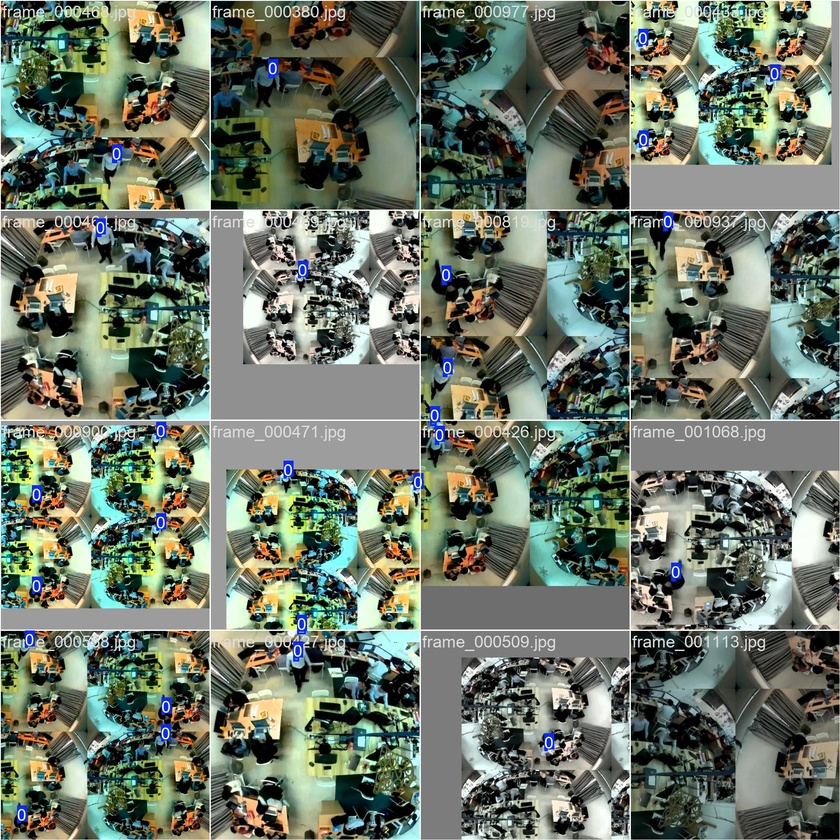
#> input picture NameTagFinder/src/runs/detect/train/train_batch0.jpg, 840 x 840 px, shrunk from 1920 x 1920 before the run, given in place of sample.mp4, which was not available
$ jupyter execute 'prototype1_mask&contour_video.ipynb'
#> lines starting #> are read from the running program, lines starting #| are printed output that depends on the picture; after the words box and inside, x2 and y2 are one past the last pixel; in counts of white or black regions, pixels touching at a corner belong together; pictures that were not available may be replaced by others from this repository, and a replacement may not be noted
#> further down, frame is the input picture: shape (840, 840, 3); mean B, G, R 102, 116, 106.6
[cell 1]
import os
import cv2
import numpy as np
import matplotlib.pyplot as plt

[cell 2]
def get_white_limits():
    # White: Low Saturation (S), High Value (V)
    # 0H scans for red; 0S scans for very pale color; 200V scans for birght color
    lower_limit = np.array([0, 0, 128], dtype=np.uint8)
    # 180H scans all specturm of color; 30S scans for pale color; 255V scans for even brighter color
    upper_limit = np.array([180, 30, 255], dtype=np.uint8)
    return lower_limit, upper_limit

def get_black_limits():
    # Black: Low Saturation (S), Low Value (V)
    # 0H scans for red; 0S scans for pale color; 0V scans for very dark color
    lower_limit = np.array([0, 0, 0], dtype=np.uint8)
    # 180H scans all specturm of color; 100S scans for slightly pale color; 50V scans for dark color
    upper_limit = np.array([180, 100, 50], dtype=np.uint8)
    return lower_limit, upper_limit

white_lower, white_upper = get_white_limits()
black_lower, black_upper = get_black_limits()

[cell 3]
def process_img(img):
    img_rgb = cv2.cvtColor(img, cv2.COLOR_BGR2RGB)
    img_hsv = cv2.cvtColor(img, cv2.COLOR_BGR2HSV)
#> img_hsv: shape (840, 840, 3); mean H, S, V 51.4, 79.9, 120.8

    white_mask = cv2.inRange(img_hsv, white_lower, white_upper)
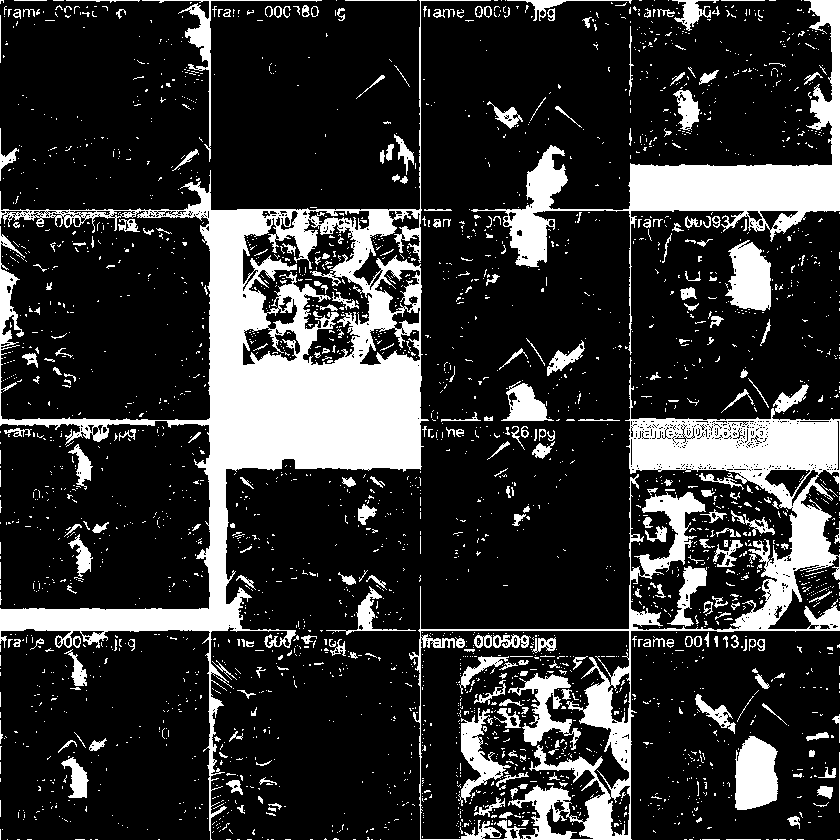
#> white_mask: shape (840, 840); 20% white; 2925 white regions (2636 under 20 px), largest, box (x1, y1, x2, y2) and area: (0, 0, 491, 840) 54963, (409, 377, 840, 840) 28499, (471, 0, 840, 355) 16787
    black_mask = cv2.inRange(img_hsv, black_lower, black_upper)
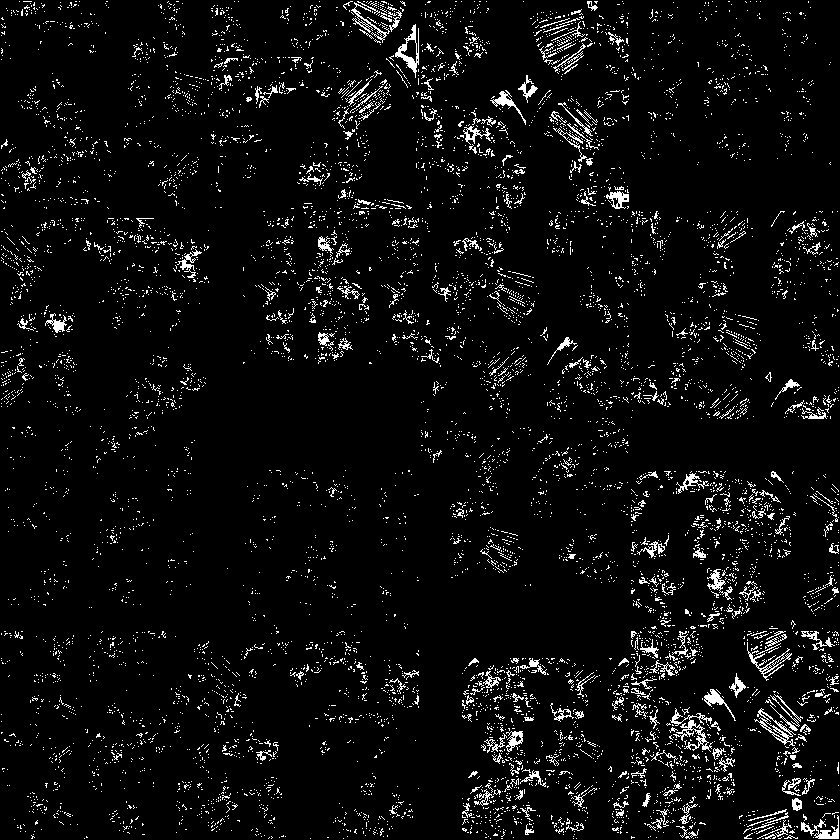
#> black_mask: shape (840, 840); 5.2% white in thin lines or dots

    MIN_CONTOUR_AREA = 40 # Contours with area smaller than this value will be discarded
    MIN_OVERLAP_AREA = 100 # Overlap with area smaller than this value will be discarded

    white_contours, _ = cv2.findContours(white_mask, cv2.RETR_EXTERNAL, cv2.CHAIN_APPROX_SIMPLE)
#> white_contours = 2387 contours, 2253 with area under 20; largest, box (x1, y1, x2, y2) and area: (0, 0, 491, 840) 65980, (409, 377, 840, 840) 64946, (471, 0, 840, 355) 16269, (735, 736, 778, 810) 2478, (725, 240, 771, 311) 2244
    black_contours, _ = cv2.findContours(black_mask, cv2.RETR_EXTERNAL, cv2.CHAIN_APPROX_SIMPLE)
#> black_contours = 7946 contours, 7837 with area under 20; largest, box (x1, y1, x2, y2) and area: (395, 24, 419, 78) 479, (754, 708, 796, 746) 440, (670, 708, 713, 752) 351, (801, 815, 839, 839) 224, (747, 642, 792, 681) 223

    img_rgb_white_contours = img_rgb.copy()
    img_rgb_black_contours = img_rgb.copy()
    img_overlap = img_rgb.copy()

    # Store data of bounding boxes
    white_bboxes = []
    black_bboxes = []
    overlap_bboxes = []

    for cnt in white_contours:
        if cv2.contourArea(cnt) >= MIN_CONTOUR_AREA:
            x, y, w, h = cv2.boundingRect(cnt)
            white_bboxes.append((x, y, w, h))
            cv2.rectangle(img_rgb_white_contours, (x, y), (x+w, y+h), (0, 255, 0), 1)
#> this loop made 2387 passes
#> (x, y, w, h) on passes 84, 173, 194, 230, 255, 292, 298, 304: (787, 816, 13, 13), (817, 786, 16, 13), (226, 780, 17, 15), (818, 767, 18, 11), (61, 757, 28, 41), (89, 738, 18, 13), (735, 736, 43, 74), (806, 732, 23, 9)
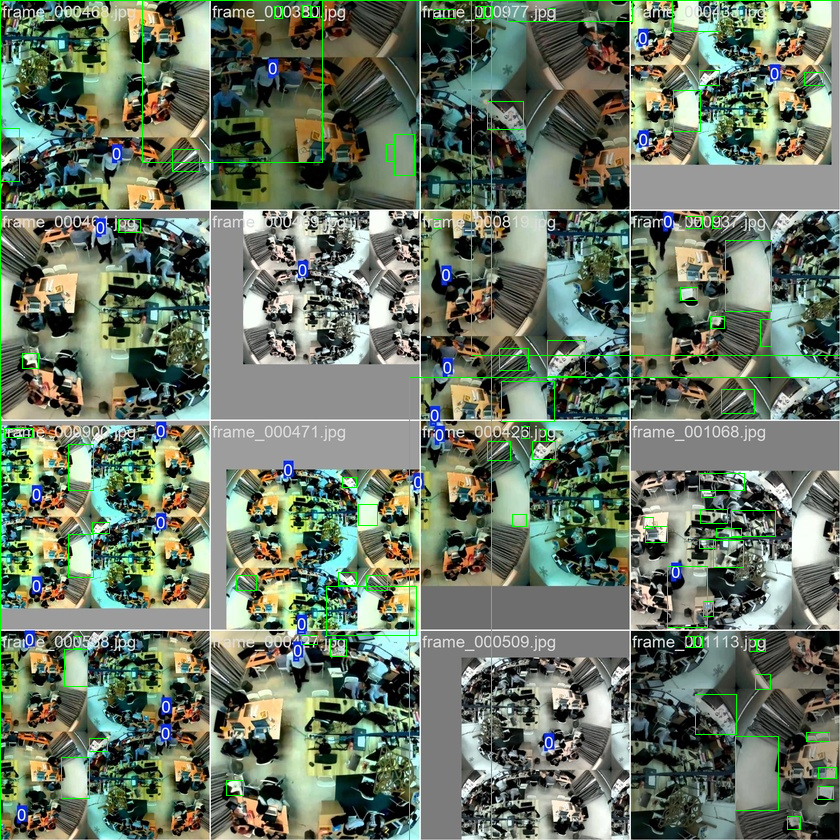
#> img_rgb_white_contours: shape (840, 840, 3); mean R, G, B 104.8, 118, 100.2
#> after the loop, white_bboxes = 78 items, first 6: (787, 816, 13, 13), (817, 786, 16, 13), (226, 780, 17, 15), (818, 767, 18, 11), (61, 757, 28, 41), (89, 738, 18, 13)

    for cnt in black_contours:
        if cv2.contourArea(cnt) >= MIN_CONTOUR_AREA:
            x, y, w, h = cv2.boundingRect(cnt)
            black_bboxes.append((x, y, w, h))
            cv2.rectangle(img_rgb_black_contours, (x, y), (x+w, y+h), (0, 255, 0), 1)
#> this loop made 7946 passes
#> (x, y, w, h) on passes 281, 371, 437, 492, 545, 588, 719, 785: (801, 815, 38, 24), (651, 809, 18, 20), (679, 803, 19, 21), (792, 798, 10, 13), (572, 793, 15, 14), (474, 789, 20, 17), (788, 778, 13, 12), (520, 770, 26, 17)
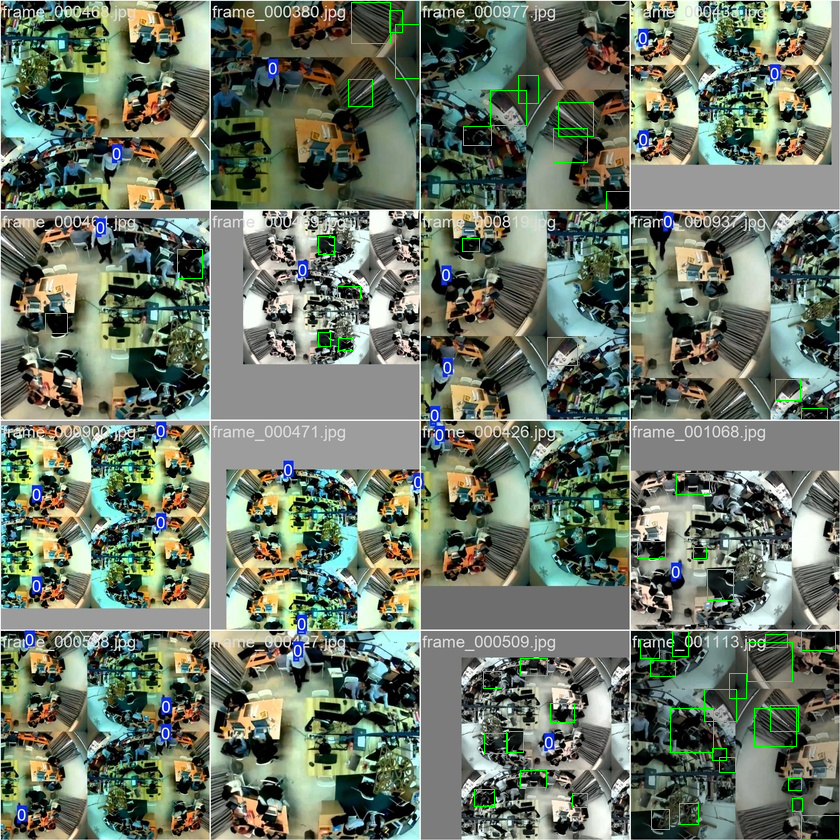
#> img_rgb_black_contours: shape (840, 840, 3); mean R, G, B 106.2, 117.3, 101.5
#> after the loop, black_bboxes = 50 items, first 6: (801, 815, 38, 24), (651, 809, 18, 20), (679, 803, 19, 21), (792, 798, 10, 13), (572, 793, 15, 14), (474, 789, 20, 17)

    for (x1, y1, w1, h1) in white_bboxes:
        for (x2, y2, w2, h2) in black_bboxes:
            # Check if rectangles overlap
            if (x1 < x2 + w2) and (x1 + w1 > x2) and (y1 < y2 + h2) and (y1 + h1 > y2):
                # known: White area encloses Black area
                # cond.1: White's left < Black's right
                # cond.2: White's right > Black's left
                # cond.3: White's top < Black's bottom
                # cond.4: White's bottom > Black's top

                x_start = max(x1, x2)
                y_start = max(y1, y2)
                x_end = min(x1+w1, x2+w2)
                y_end = min(y1+h1, y2+h2)

                overlap_w = x_end - x_start
                overlap_h = y_end - y_start

                if overlap_w > 0 and overlap_h > 0:
                    overlap_area = overlap_w * overlap_h
                    if overlap_area >= MIN_OVERLAP_AREA:
                        area_ratio = overlap_w / overlap_h
                        if area_ratio >= 3.0 and area_ratio <= 4: # Assumption1: The name tag has this ratio
                            overlap_bboxes.append((x_start, y_start, x_end-x_start, y_end-y_start))
#> this loop made 78 passes
#> after the loop, overlap_bboxes = []

    for (x, y, w, h) in overlap_bboxes:
        name_tag_pos_x = x + w + 5
        name_tag_pos_y = y + h//2

        cv2.putText(img_overlap, f"x:{name_tag_pos_x}", (name_tag_pos_x, name_tag_pos_y), cv2.FONT_HERSHEY_SIMPLEX, 0.5, (0, 255, 0), 1)
        cv2.putText(img_overlap, f"y:{name_tag_pos_y}", (name_tag_pos_x, name_tag_pos_y+15), cv2.FONT_HERSHEY_SIMPLEX, 0.5, (0, 255, 0), 1)
        cv2.rectangle(img_overlap, (x, y), (x+w, y+h), (0, 255, 0), 1)
#> this loop made 0 passes

    return img_overlap

[cell 4]
vid_path = '../data/sample.mp4'
vid = cv2.VideoCapture(vid_path)

fps = vid.get(cv2.CAP_PROP_FPS)
frame_interval = int(1000/fps) # milliseconds

ret, frame = vid.read()

while ret:
    frame = process_img(frame)
    cv2.imshow('Processed Video', cv2.cvtColor(frame, cv2.COLOR_RGB2BGR))
    ret, frame = vid.read()
    if cv2.waitKey(frame_interval) & 0xFF == ord('q'):
#> (key q is pressed here)
        break

vid.release()
cv2.destroyAllWindows()

$ run again, on NameTagFinder/src/runs/detect/train/train_batch1.jpg
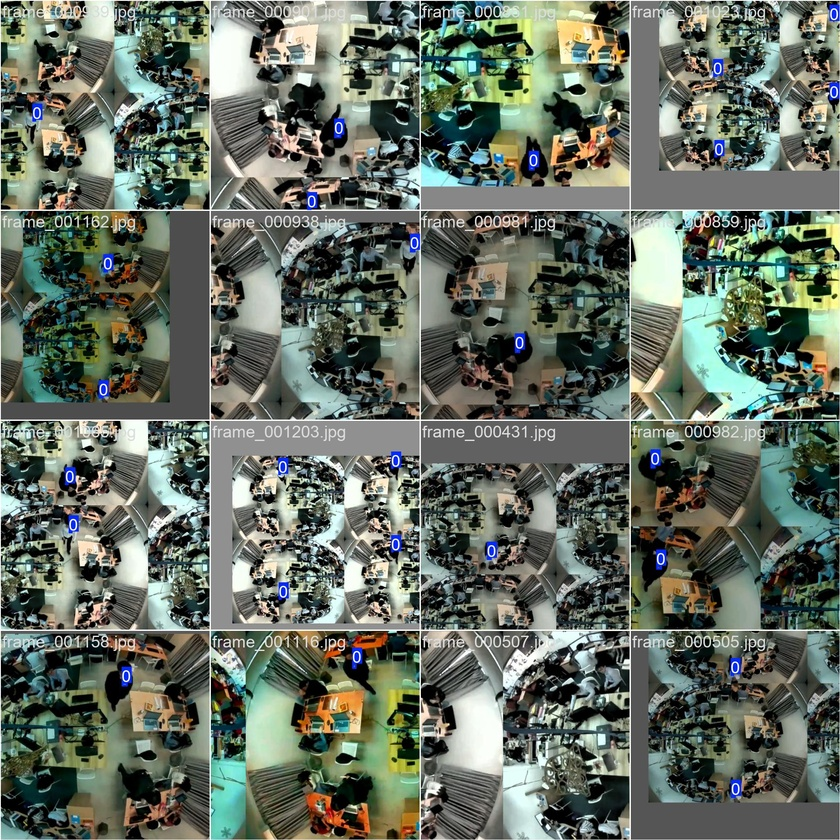
#> input picture NameTagFinder/src/runs/detect/train/train_batch1.jpg, 840 x 840 px, shrunk from 1920 x 1920 before the run, given in place of sample.mp4, which was not available
#> frame is the input picture: shape (840, 840, 3); mean B, G, R 97.7, 108.8, 100.1
#> img_hsv: shape (840, 840, 3); mean H, S, V 53, 73.3, 112.5
#> white_mask: shape (840, 840); 17.9% white; 3471 white regions (3079 under 20 px), largest, box (x1, y1, x2, y2) and area: (0, 0, 840, 840) 74692, (233, 262, 284, 336) 2573, (110, 512, 156, 623) 1859
#> black_mask: shape (840, 840); 6.7% white in thin lines or dots
#> white_contours = 2682 contours, 2498 with area under 20; largest, box (x1, y1, x2, y2) and area: (0, 0, 840, 840) 137085, (233, 262, 284, 336) 2453, (78, 124, 117, 181) 1348, (678, 405, 765, 454) 1318, (70, 0, 205, 45) 1200
#> black_contours = 9061 contours, 8900 with area under 20; largest, box (x1, y1, x2, y2) and area: (289, 85, 322, 121) 442, (769, 764, 800, 794) 282, (426, 230, 470, 271) 222, (309, 250, 342, 279) 220, (421, 356, 469, 391) 162
#> the loop in process_img, `for cnt in white_contours:` made 2682 passes
#> (x, y, w, h) on passes 27, 34, 41, 68, 217, 253, 312, 316: (428, 832, 40, 8), (580, 827, 15, 11), (556, 824, 21, 16), (444, 812, 33, 16), (171, 772, 16, 15), (614, 759, 8, 11), (136, 739, 18, 15), (506, 738, 13, 11)
#> after the loop in process_img, `for cnt in white_contours:`:
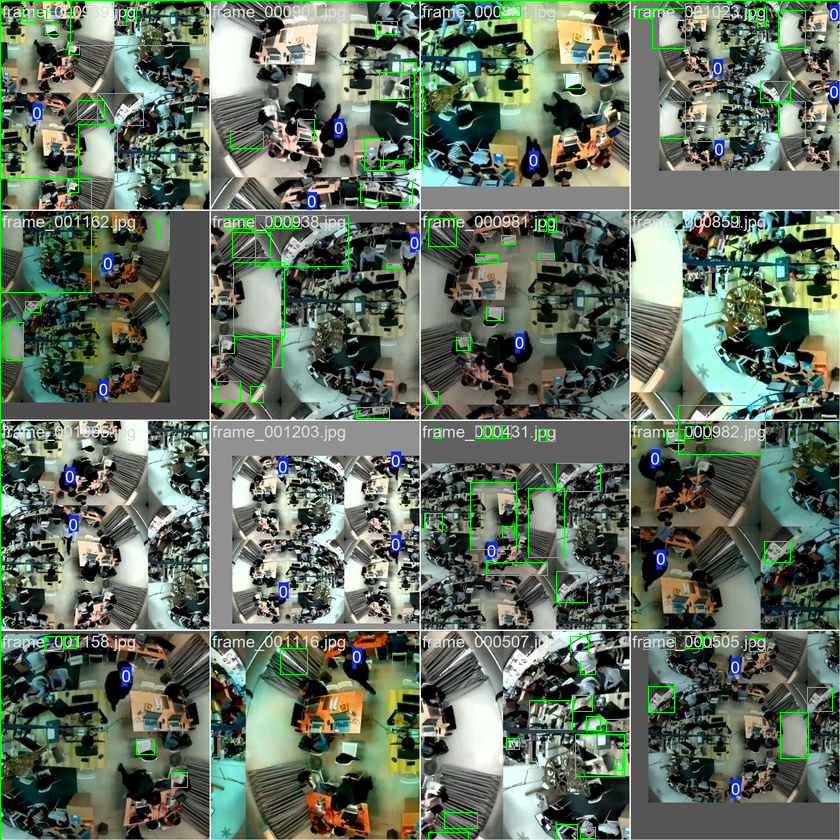
#> img_rgb_white_contours: shape (840, 840, 3); mean R, G, B 98.4, 110.9, 96
#> after the loop in process_img, `for cnt in white_contours:`: white_bboxes = 106 items, first 6: (428, 832, 40, 8), (580, 827, 15, 11), (556, 824, 21, 16), (444, 812, 33, 16), (171, 772, 16, 15), (614, 759, 8, 11)
#> the loop in process_img, `for cnt in black_contours:` made 9061 passes
#> (x, y, w, h) on passes 236, 314, 346, 526, 538, 729, 789, 925: (547, 808, 17, 17), (593, 799, 15, 16), (610, 796, 19, 13), (589, 783, 13, 17), (616, 782, 12, 13), (769, 764, 31, 30), (170, 753, 10, 14), (421, 737, 27, 21)
#> after the loop in process_img, `for cnt in black_contours:`:
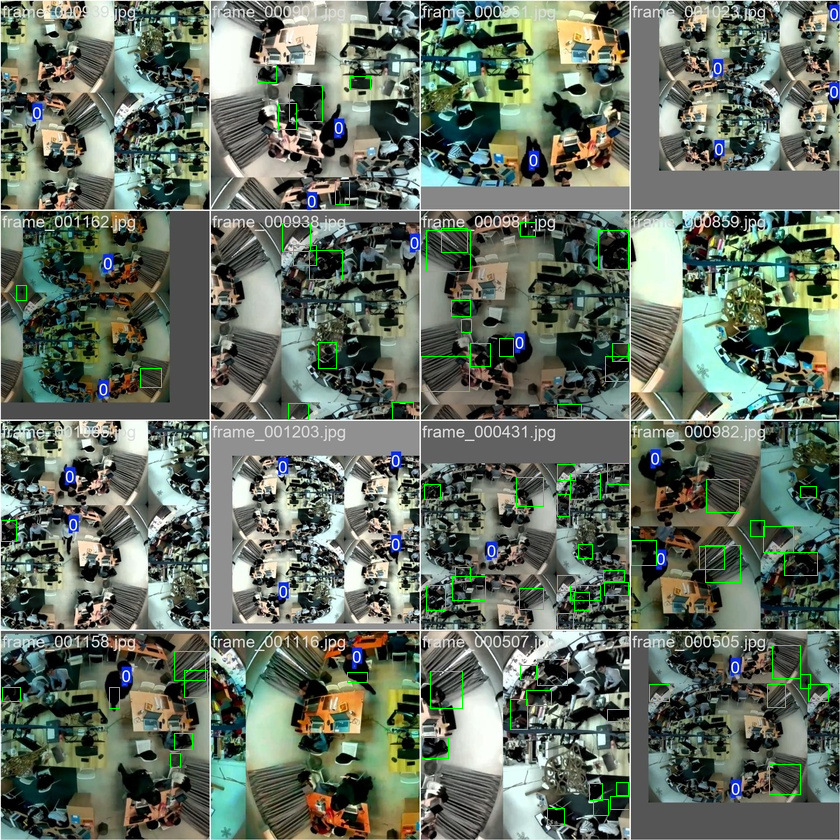
#> img_rgb_black_contours: shape (840, 840, 3); mean R, G, B 99.5, 110.5, 97.1
#> after the loop in process_img, `for cnt in black_contours:`: black_bboxes = 76 items, first 6: (547, 808, 17, 17), (593, 799, 15, 16), (610, 796, 19, 13), (589, 783, 13, 17), (616, 782, 12, 13), (769, 764, 31, 30)
#> the loop in process_img, `for (x1, y1, w1, h1) in white_bboxes:` made 106 passes
#> after the loop in process_img, `for (x1, y1, w1, h1) in white_bboxes:`: overlap_bboxes = []
